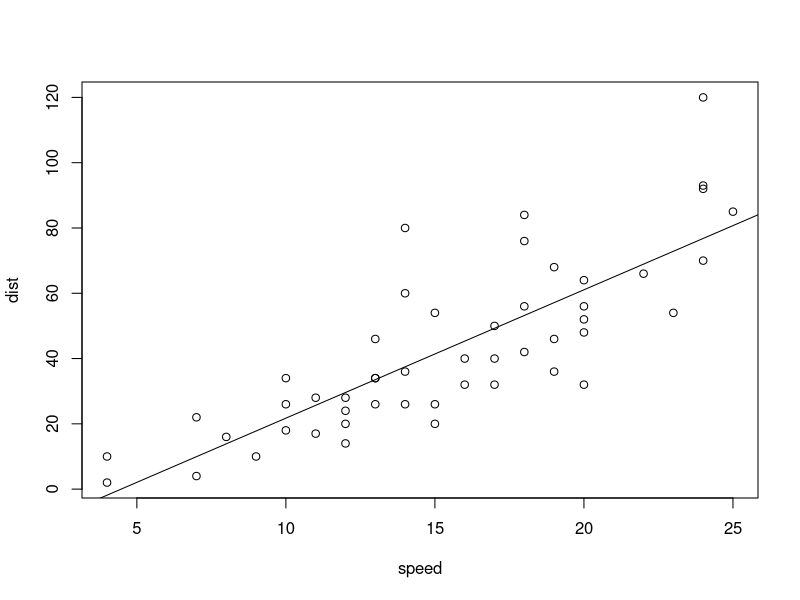
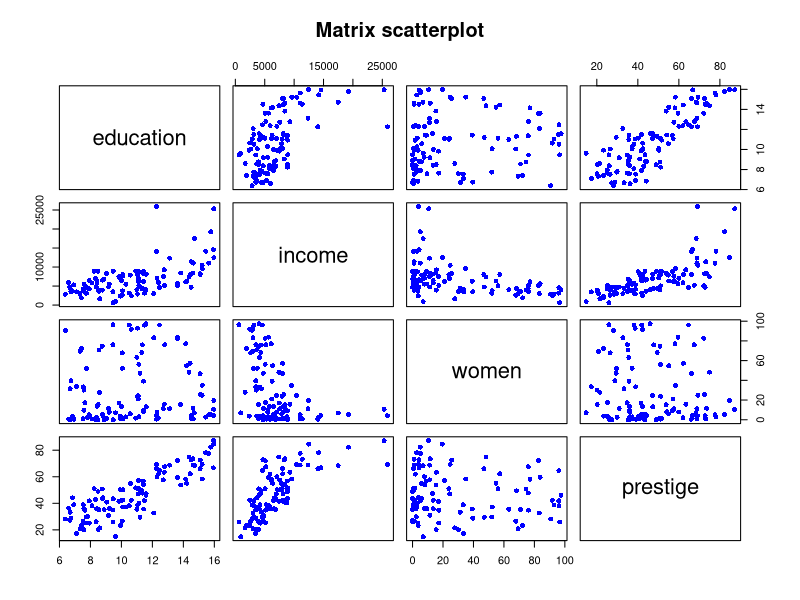
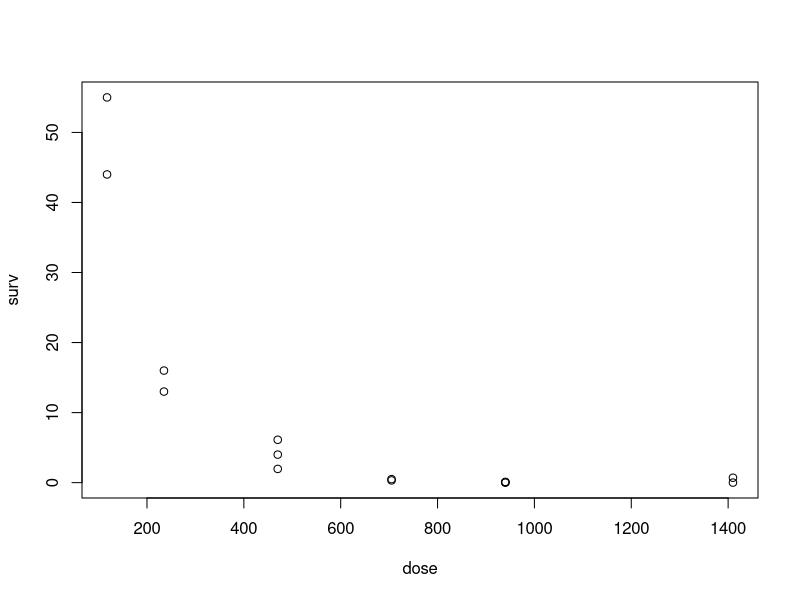

Reproduce these figures in R, in order. (Note: this script raises an error after producing the figures.)
# 11. 회귀 분석

# 단순선형 회귀분석 
ds <- cars
head(ds)

plot(dist~speed, data=ds)

model <- lm(dist~speed, ds)
model #속도에 따른 제동거리 회귀식

abline(model)

b <- coef(model)[1]
w <- coef(model)[2]

speed <- 30
dist <- w*speed + b
dist #속도가 30일 때, 제동거리 100.39

speed <- ds[, 1]
pred <- w*speed +b
pred

compare <- data.frame(pred, ds[,2], pred-ds[,2])
head(compare)


# 다중선형 회귀분석
library(car)
head(Prestige)
newds <- Prestige[,c(1:4)]
plot(newds, pch=16, col='blue', main="Matrix scatterplot")

mod1 <- lm(income ~ education + prestige + women, data=newds)
summary(mod1)


# 다중선형 모델에서 변수의 선택
library(MASS)
newds2 <- Prestige[, c(1:5)]
head(newds2)

mod2<- lm (income ~ education + prestige + women +census, newds2)
mod3 <- stepAIC(mod2)
mod3
summary(mod3)
summary(mod2)


# 로지스틱 회귀 분석
iris.new <- iris
iris.new$Species <- as.integer(iris.new$Species)
head(iris.new)
mod.iris <- glm(Species ~ ., data=iris.new)
summary(mod.iris)

unknown <- data.frame(rbind(c(5.1, 3.5, 1.4, 0.2)))
names(unknown) <- names(iris)[1:4]
unknown

pred <- predict(mod.iris, unknown)
pred
round(pred, 0 )

levels(iris$Species)

test <- iris[, 1:4]
pred <- predict(mod.iris, test)
pred <- round(pred, 0)
pred
answer <- as.integer(iris$Species)
pred == answer
acc <- mean (pred ==answer)
acc
acc


# 실전 분석
library(boot)
head(survival)
cor(survival$dose, survival$surv)

model <- lm(surv~dose, data=survival)
model

plot(surv~dose, data=survival)
pred <- predict(model, survival['dose'])
pred

MAE <- sum(abs(pred-survival$surv))/nrow(survival)
MAE


## 연습문제
#1
head(Loblolly)
mod1 <- lm(height~age, data=Loblolly)
mod1

b <- coef(mod1)[1]
w <- coef(mod1)[2]

age <- c(10, 15, 20)
height <- w * age + b
height


#2
head(airquality)
mod1 <- lm(Temp~Wind, data=airquality)
mod1

b <- coef(mod1)[1]
w <- coef(mod1)[2]

wind <- c(10, 15, 20)
temp <- w * wind + b
temp


#3
head(pressure)
mod1 <- lm(pressure~temperature, data=pressure)
mod1

b <- coef(mod1)[1]
w <- coef(mod1)[2]

temp <- c(65, 95, 155)
press <- w * temp + b
press


#4
head(state.x77)
ds <- data.frame(state.x77)
head(ds)
#(1)
mod2 <- lm(Income~Illiteracy + HS.Grad, data=ds)
mod2

#(2)
mod3 <- lm(Income~Illiteracy+Population, data=ds)
mod3
pred <- predict(mod3, ds)
pred

#(3)
compare <- data.frame(pred, ds[,2], pred-ds[,2])
compare



#5
library(mlbench)
data("BostonHousing")
ds <- BostonHousing[, -4]
head(ds)

#(1)
mod <- lm(medv~., data=ds)
summary(mod)

#(2)
library(MASS)
mod1 <- stepAIC(mod)
summary(mod1)

#(3)
summary(mod)
summary(mod1)
#설명력이 0.7299로 같으나 (2)번의 경우 변수가 조금 더 적게 사용됨


#6
head(mtcars)

#(1)
mod <- lm(mpg ~ ., data=mtcars)
summary(mod)

#(2)
mod1 <- stepAIC(mod)
summary(mod2)


#9
ds <- Glass
head(ds)
str(ds)

#(1)
set.seed(100)
n <- nrow(ds)
train_index <- sample(1:n, size=round(0.6*n)) #전체의 60% 무작위 추출
train <- ds[train_index,]
test <- ds[-train_index, ]

#(2)
train$Type <- as.integer(train$Type)
mod <- glm(Type ~ ., data=train)
summary(mod)
mod

#(3)
test_ds <- test[,1:9]
pred <- predict(mod, test_ds)
round(pred, 0)

#(4)
round(pred, 0) == test[, 10]
acc <- mean(round(pred, 0) == test[,10])
acc
